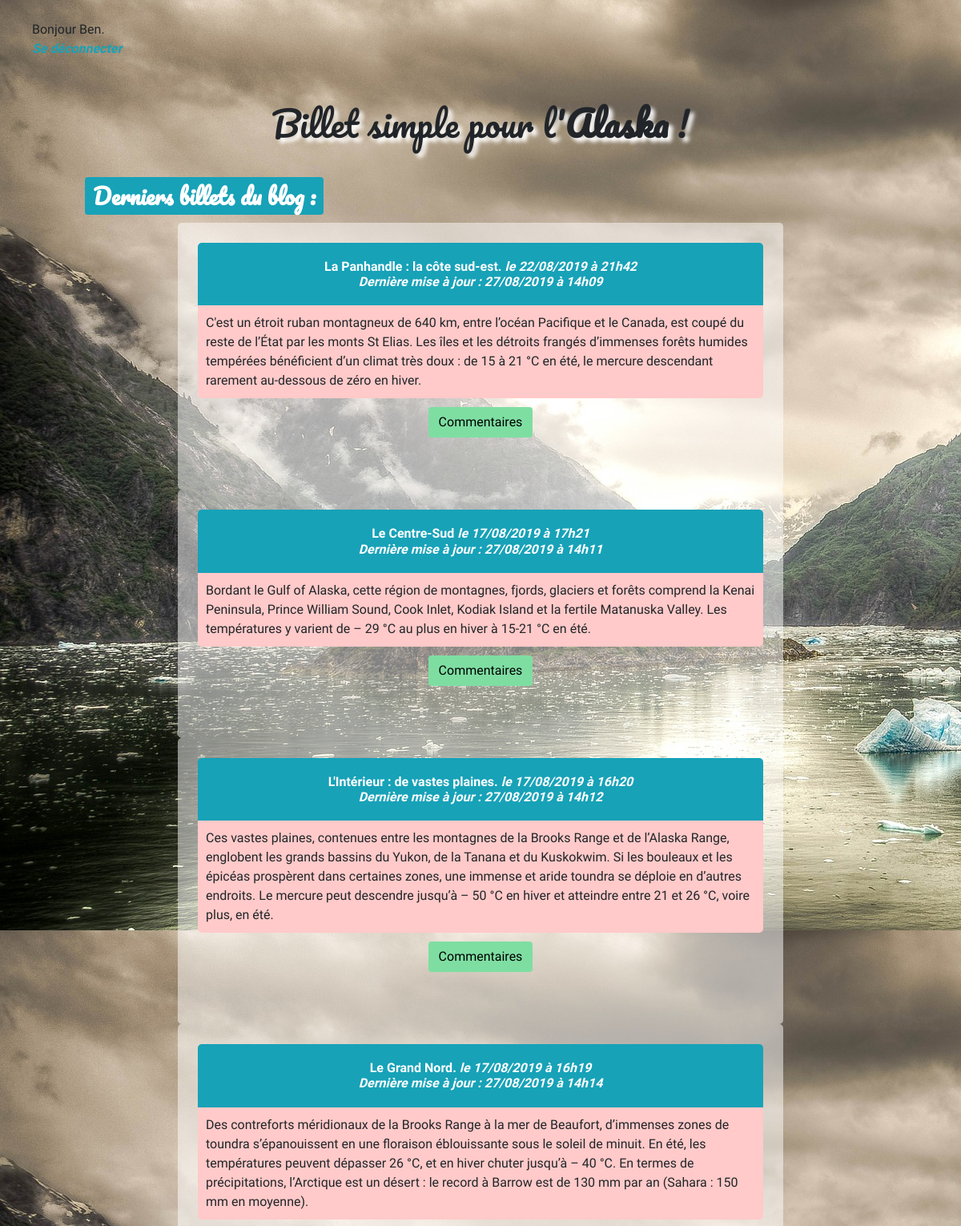
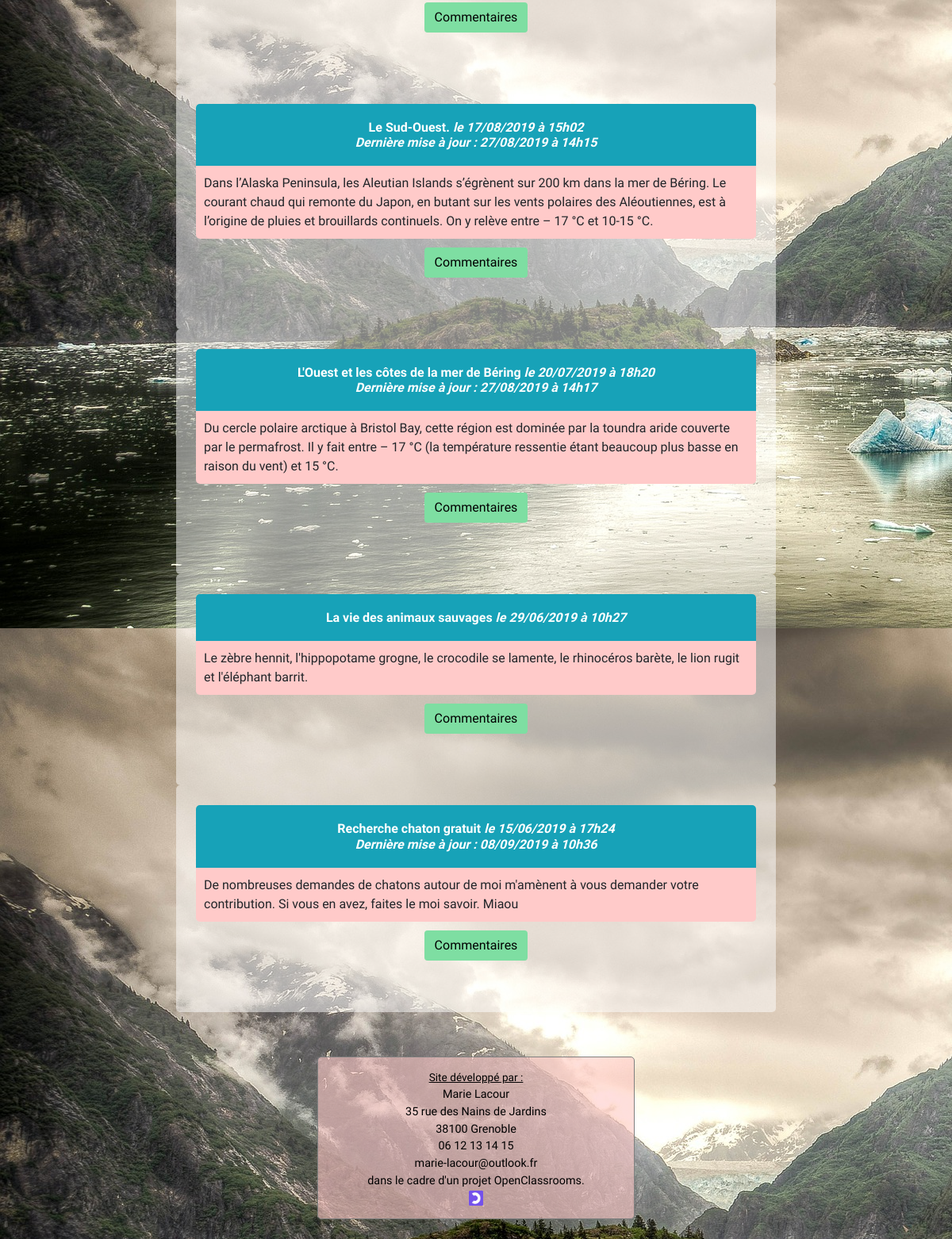
Screenshot of /index.php (signed in) with the database file from the repository (2 pictures, top to bottom).
### tables this page shows
CREATE TABLE IF NOT EXISTS `posts` (
  `id` int(11) NOT NULL AUTO_INCREMENT,
  `title` varchar(255) NOT NULL,
  `content` text NOT NULL,
  `creation_date` datetime NOT NULL,
  `update_date` datetime NOT NULL DEFAULT CURRENT_TIMESTAMP,
  PRIMARY KEY (`id`)
);

### controller/frontend.php (called while the page is built, shortened)
<?php
require_once('model/PostManager.php');
function listPosts() {
    $postManager = new \ML\Blog\Model\PostManager();
    $posts = $postManager->getPosts();
    require('view/frontend/listPostsView.php');
}

### model/PostManager.php (called while the page is built, shortened)
<?php
class PostManager extends \ML\Blog\Model\Manager {
    public function getPosts() {
        $db = $this->dbConnect();
        $req = $db->query('SELECT id, title, content, DATE_FORMAT(creation_date, \'%d/%m/%Y à %Hh%i\') AS creation_date_fr, DATE_FORMAT(update_date, \'%d/%m/%Y à %Hh%i\') AS update_date_fr FROM posts ORDER BY creation_date DESC LIMIT 0, 50');
        return $req;
    }
}

### view/listPostsView.php (the view, shortened to what this page needs)
<h1>Billet simple pour l'<strong>Alaska</strong> !</h1>
<span class="badge badge-info listeBillets">Derniers billets du <strong>blog</strong> :</span>
    <?php
while ($data = $posts->fetch()) {
?>
<div class="news">
    <h3>
        <?= htmlspecialchars($data['title']); ?>
        <em>le <?= $data['creation_date_fr']; ?>
        <?php if(($data['creation_date_fr']) !== ($data['update_date_fr'])) {
        echo '<br/>Dernière mise à jour : '.($data['update_date_fr']);
        }
        ?></em>
    </h3>
    <?= nl2br($data['content']);
    ?>
    <div class="row justify-content-center groupeBoutons" >
        <a class="btn btn-secondary commentaires" href="index.php?action=post&id=<?= $data['id'] ?>" role="button">Commentaires</a>
    </div>
</div>
<?php
}
?>
<?php require('view/frontend/template.php'); ?>

### public/css/style.css (style rules this page uses)
body { font-family: 'Varela Round', 'Pacifico',sans-serif; background: no-repeat url("../images/alaska.jpg"), url("../images/tracy-arm-fjord-alaska.jpg"), url("../images/skagway-alaska.jpg"), url("../images/ours-alaska.jpg"); margin : 25px; }
h1 { text-align:center; font-family: 'Pacifico'; margin-top: 30px; margin-bottom: 30px; font-size:2.7rem; text-shadow: 5px 5px 5px white; }
.listeBillets { font-family: 'Pacifico'; font-size: 1.7rem; padding : 10px; margin:10px; }
.news, .comments { width:75%; margin:auto; padding : 25px; background-color : rgba(255,255,255,0.5); border-radius: 5px; }
h3 { text-align:center; background-color:#17a2b8 ; color:white; font-size:1em; padding: 20px; margin-bottom:0px; font-weight: bold; border-top-right-radius: 5px; border-top-left-radius: 5px; }
.news p, ul, li { background-color:#ffcac9; margin-top:0px; padding : 10px; border-bottom-right-radius: 5px; border-bottom-left-radius: 5px; }
a { text-decoration: none; color: #17a2b8; font-weight: bold; }
.commentaires, .modification, .suppression { background-color : #7EDEA2 ; border: 1px solid transparent; color:black; margin : -5px 8px 40px 8px; }

### public/css/smallDevicesStyle.css (style rules this page uses)
body { margin : 5px; }
h1 { margin-top: 5px; }
.listeBillets { padding : 5px; color:white; }
.news { width:100%; padding : 10px; }
h3 { padding: 5px; }
.news p, ul, li { padding : 5px; }

### public/css/mediumDevicesStyle.css (style rules this page uses)
body { margin : 5px; }
h1 { margin-top: 5px; }
.listeBillets { padding : 5px; }
.news { width:95%; }
h3 { padding: 5px; }
.news p, ul, li { padding : 5px; }

### rows the page displays
posts: title "La Panhandle : la côte sud-est.", creation_date_fr "22/08/2019 à 21h42", update_date_fr "27/08/2019 à 14h09", content "C'est un étroit ruban montagneux de 640 km, entre l’océan Pacifique et le Canada, est coupé du reste de l’État par les monts St Elias. Les îles et les détroits frangés d’immenses forêts humides tempérées bénéficient d’un climat très doux : de 15 à 21 °C en été, le mercure descendant rarement au-dessous de zéro en hiver."
posts: title "Le Centre-Sud", creation_date_fr "17/08/2019 à 17h21", update_date_fr "27/08/2019 à 14h11", content "Bordant le Gulf of Alaska, cette région de montagnes, fjords, glaciers et forêts comprend la Kenai Peninsula, Prince William Sound, Cook Inlet, Kodiak Island et la fertile Matanuska Valley. Les températures y varient de – 29 °C au plus en hiver à 15-21 °C en été."
posts: title "L'Intérieur : de vastes plaines.", creation_date_fr "17/08/2019 à 16h20", update_date_fr "27/08/2019 à 14h12", content "Ces vastes plaines, contenues entre les montagnes de la Brooks Range et de l’Alaska Range, englobent les grands bassins du Yukon, de la Tanana et du Kuskokwim. Si les bouleaux et les épicéas prospèrent dans certaines zones, une immense et aride toundra se déploie en d’autres endroits. Le mercure peut descendre jusqu’à – 50 °C en hiver et atteindre entre 21 et 26 °C, voire plus, en été."
posts: title "Le Grand Nord.", creation_date_fr "17/08/2019 à 16h19", update_date_fr "27/08/2019 à 14h14", content "Des contreforts méridionaux de la Brooks Range à la mer de Beaufort, d’immenses zones de toundra s’épanouissent en une floraison éblouissante sous le soleil de minuit. En été, les températures peuvent dépasser 26 °C, et en hiver chuter jusqu’à – 40 °C. En termes de précipitations, l’Arctique est un désert : le record à Barrow est de 130 mm par an (Sahara : 150 mm en moyenne)."
posts: title "Le Sud-Ouest.", creation_date_fr "17/08/2019 à 15h02", update_date_fr "27/08/2019 à 14h15", content "Dans l’Alaska Peninsula, les Aleutian Islands s’égrènent sur 200 km dans la mer de Béring. Le courant chaud qui remonte du Japon, en butant sur les vents polaires des Aléoutiennes, est à l’origine de pluies et brouillards continuels. On y relève entre – 17 °C et 10-15 °C."
posts: title "L'Ouest et les côtes de la mer de Béring", creation_date_fr "20/07/2019 à 18h20", update_date_fr "27/08/2019 à 14h17", content "Du cercle polaire arctique à Bristol Bay, cette région est dominée par la toundra aride couverte par le permafrost. Il y fait entre – 17 °C (la température ressentie étant beaucoup plus basse en raison du vent) et 15 °C."
posts: title "La vie des animaux sauvages", creation_date_fr "29/06/2019 à 10h27", content "Le zèbre hennit, l'hippopotame grogne, le crocodile se lamente, le rhinocéros barète, le lion rugit et l'éléphant barrit."
posts: title "Recherche chaton gratuit", creation_date_fr "15/06/2019 à 17h24", update_date_fr "08/09/2019 à 10h36", content "De nombreuses demandes de chatons autour de moi m'amènent à vous demander votre contribution. Si vous en avez, faites le moi savoir. Miaou"

### other values shown
$_SESSION['username'] "Ben"
